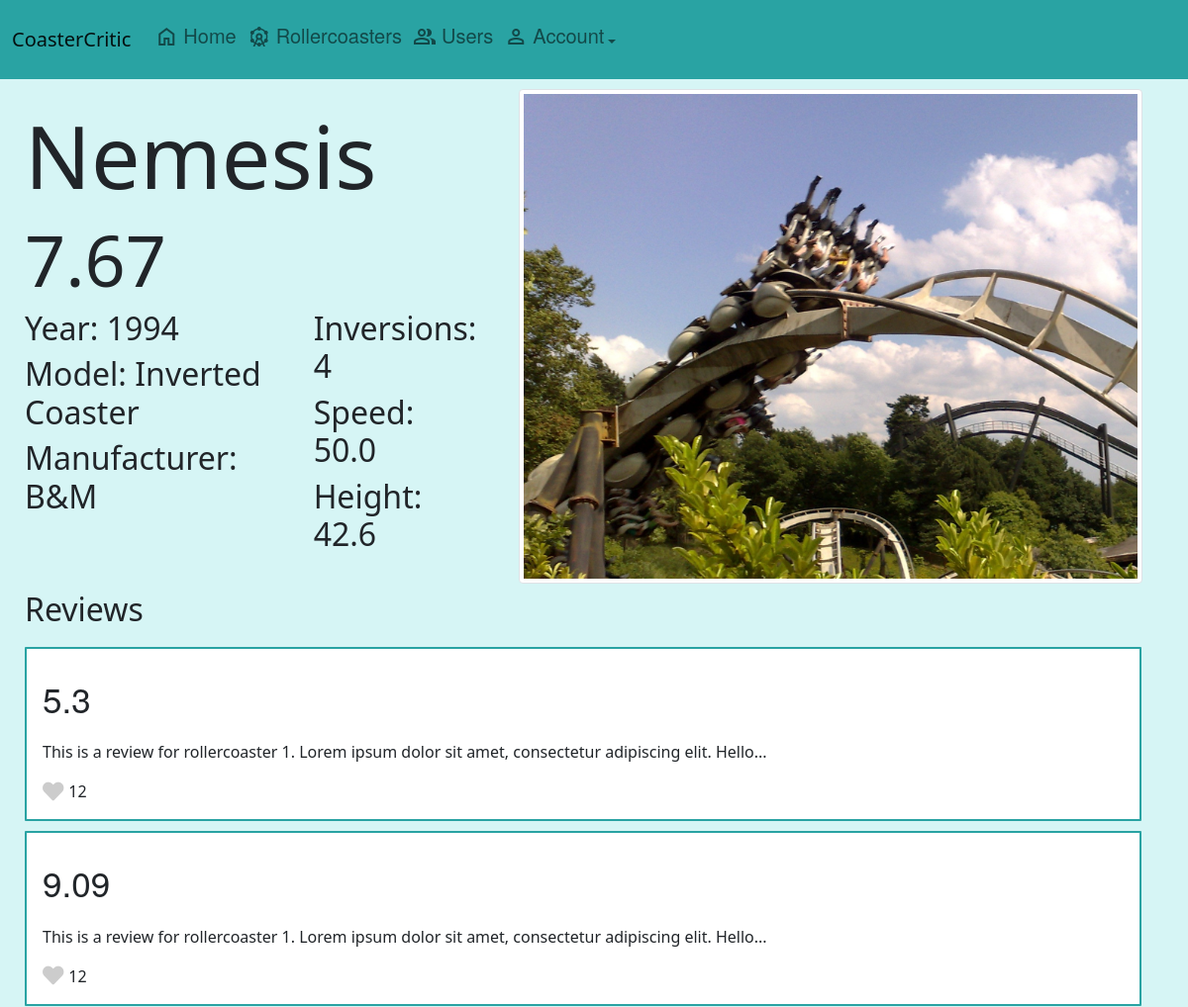
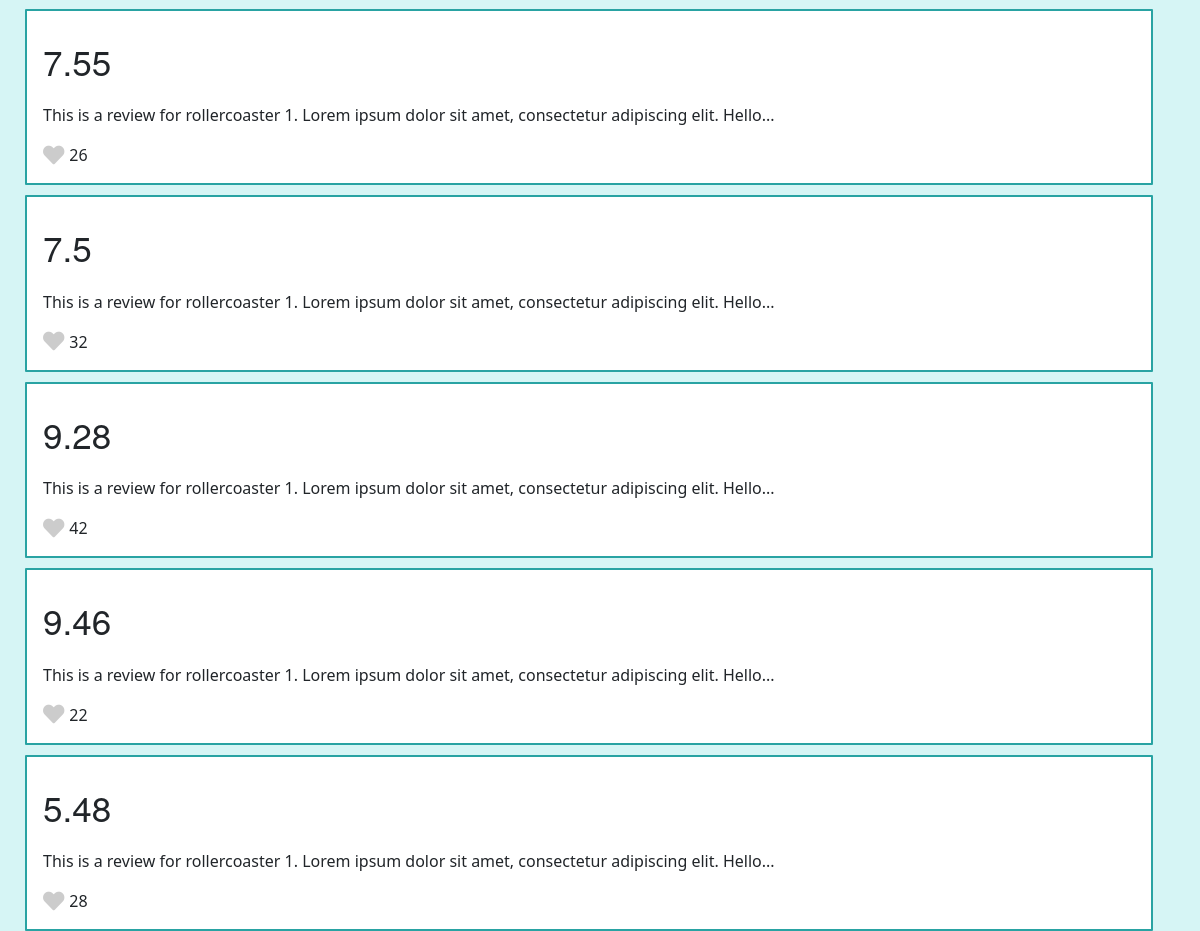
Page /rollercoaster/1 on the committed database (2 pictures, top to bottom).
### app/models.py (models this page shows)
class Rollercoaster(db.Model):
    id = db.Column(db.Integer, primary_key=True)
    name = db.Column(db.String(100))
    year = db.Column(db.Integer)
    height = db.Column(db.Float)
    length = db.Column(db.Float)
    manufacturer = db.Column(db.String(100))
    model = db.Column(db.String(100))
    inversions = db.Column(db.Integer)
    speed = db.Column(db.Float)

class Review(db.Model):
    id = db.Column(db.Integer, primary_key=True)
    user_id = db.Column(db.Integer, db.ForeignKey('user.id'), nullable=False)
    rollercoaster_id = db.Column(db.Integer, db.ForeignKey(
        'rollercoaster.id'), nullable=False)
    rating = db.Column(db.Float)
    review_text = db.Column(db.String(400))
    likes = db.Column(db.Integer)

### app/main.py (the view)
@main.route('/rollercoaster/<rc_id>')
def rollercoaster_page(rc_id):
    rollercoaster = models.Rollercoaster.query.filter_by(id=rc_id).first()
    if rollercoaster:
        average_score = (
        db.session.query(func.avg(models.Review.rating))
        .join(models.Rollercoaster, models.Review.rollercoaster_id == rollercoaster.id)
        .first()
        )[0]
        reviews = models.Review.query.filter_by(rollercoaster_id=rollercoaster.id).all()
        print(reviews)
        average_score = round(average_score,2)
        return render_template('rollercoaster.html', rollercoaster=rollercoaster, average_score=average_score, reviews=reviews)
    else:
        return render_template('404.html')

### app/templates/rollercoaster.html (shortened to what this page needs)
{% extends "base.html" %}
{% block content %}
<div>
  <div class="page_container_h">
    <div class="rollercoaster_page_holder">
      <div style="width:100%; ">
        <h1 style="font-size: 5.5rem;">{{rollercoaster.name}}</h1>
        {% if average_score > 8.5%}
        <h2 style="font-size: 4.5rem; color: #FF9933;">{{average_score}}</h2>
        {% else %}
        <h2 style="font-size: 4.5rem;">{{average_score}}</h2>
        {% endif %}
        <div style="gap:40px" class="page_container_h">
          <div>
            <h2>Year: {{rollercoaster.year}}</h2>
            <h2>Model: {{rollercoaster.model}}</h2>
            <h2>Manufacturer: {{rollercoaster.manufacturer}}</h2>
          </div>
          <div>
            <h2>Inversions: {{rollercoaster.inversions}}</h2>
            <h2>Speed: {{rollercoaster.speed}}</h2>
            <h2>Height: {{rollercoaster.height}}</h2>
          </div>
        </div>
      </div>
    </div>
    <div style="float:left; " class="rc_image_container">
      <img class="img-fluid rollercoaster_img img-thumbnail" src="/static/assets/{{ rollercoaster.id }}.jpg">
    </div>
  </div>
  <div class="review_container">
    <h2>Reviews</h2>
    {% for review in reviews%}
    <div class="card" style="width: 96%; border: 2px solid #29a3a3; border-radius: 1px;">
      <div class="card-body">
          <p style="font-size: 35px; font-family: Walfork, Walsheim, Helvetica Neue, Helvetica, Arial, sans-serif;"
              class="card-text"> {{ review.rating }}</p>
          <p class="card-text">{{ review.review_text[:100] }}...</p>
          <div style="display: flex; align-items: center; gap:5px;">
            <div id="{{review.id}}-icon" class="like-icon fa-lg" onclick="add_like({{review.id}})"><i class="fas fa-heart"></i></div>
            <span id="{{review.id}}-likes">{{review.likes}}</span>
          </div>
      </div>
  </div>
    {% endfor %}
  </div>
</div>
{% endblock %}

### app/static/styles.css (style rules this page uses)
.page_container_h { display: flex; flex-direction: row; gap: 18px; }
.review_container { display: flex; flex-direction: column; gap: 10px; padding-top: 5px; flex-grow: 1; margin-left: 25px; }
.rc_image_container { height: 100%; margin-right: 3.8%; margin-top:10px; }
.rollercoaster_img { width: 820px; height: 500px; object-fit: cover; }
.rollercoaster_page_holder { display: flex; flex-direction: row; gap: 18px; flex-grow: 1; margin: 25px; }
body { background-color: #d6f5f5; }
.like-icon { color: #ccc; cursor: pointer; }

### rows in the picture
Rollercoaster: name "Nemesis", year "1994", model "Inverted Coaster", manufacturer "B&M", inversions "4", speed "50.0", height "42.6"
Review: rating "5.3", review_text "This is a review for rollercoaster 1. Lorem ipsum dolor sit amet, consectetur adipiscing elit. Hello", likes "12"
Review: rating "9.09", review_text "This is a review for rollercoaster 1. Lorem ipsum dolor sit amet, consectetur adipiscing elit. Hello", likes "12"
Review: rating "7.55", review_text "This is a review for rollercoaster 1. Lorem ipsum dolor sit amet, consectetur adipiscing elit. Hello", likes "26"
Review: rating "7.5", review_text "This is a review for rollercoaster 1. Lorem ipsum dolor sit amet, consectetur adipiscing elit. Hello", likes "32"
Review: rating "9.28", review_text "This is a review for rollercoaster 1. Lorem ipsum dolor sit amet, consectetur adipiscing elit. Hello", likes "42"
Review: rating "9.46", review_text "This is a review for rollercoaster 1. Lorem ipsum dolor sit amet, consectetur adipiscing elit. Hello", likes "22"
Review: rating "5.48", review_text "This is a review for rollercoaster 1. Lorem ipsum dolor sit amet, consectetur adipiscing elit. Hello", likes "28"

### other values in the picture
{{ average_score }} "7.67"
